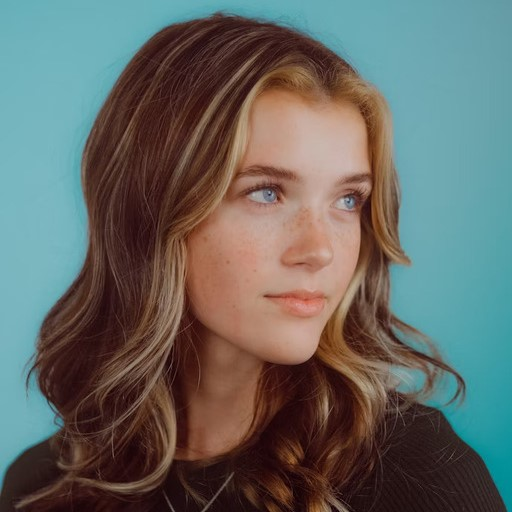
#> input picture HW2/PCA/image.jpg, 512 x 512 px
$ jupyter execute PCA.ipynb
#> lines starting #> are read from the running program, lines starting #| are printed output that depends on the picture; long printed decimals are rounded
<div dir=ltr align=center>

<font color=0F5298 size=7>
Machine Learning <br>
<font color=2565AE size=5>
Computer Engineering Department <br>
Fall 2025 <br>
<font color=3C99D size=5>
    Dimensionality Reduction: Principal Component Analysis<br>
<font color=696880 size=4>
    Prepared by Fatemeh Khojasteh <br>

<font color=696880 size=2>
    Curated by Alireza Mirshafieian

____

# Student Information

[cell 1]
student_number = '402105998'
full_name = 'Faraz Doagooye Tehrani'

# Image Compression with PCA (From Scratch)

## Objective
 The goal of this assignment is to gain a deep understanding of **Principal Component Analysis (PCA)** by implementing it from scratch and applying it to image compression.

## Problem Statement
 Consider a grayscale image. We want to reduce its dimensionality by dividing the image into small "patches" and treating each patch as a data vector.

**Workflow:**
 1.  **Image Preparation:** Load the local image and convert it to grayscale.
 2.  **Patch Extraction:** Divide the image into small squares (e.g., $12 \times 12$). Each patch, when flattened, becomes a vector of dimension $144$.
 3.  **PCA Implementation:** Complete the `PCAFromScratch` class. You must calculate the covariance matrix, find eigenvalues/eigenvectors, and project data into a lower-dimensional space.
 4.  **Compression & Reconstruction:** Project the patches into a lower-dimensional space (e.g., 16 dimensions) and then reconstruct them back to 144 dimensions.
 5.  **Stitching:** Reassemble the reconstructed patches to form the final image.
 6.  **Visualization:** Visualize the top 16 Principal Components (Eigenfaces/Eigenpatches).

## Rules & Constraints
 1.  **No `sklearn`:** You are **NOT** allowed to use `sklearn.decomposition.PCA`. You must implement the logic using `numpy` (functions like `np.cov`, `np.linalg.eig`, `np.linalg.svd` are allowed).
 2.  **Allowed Libraries:** `numpy`, `matplotlib`, `cv2` (or `PIL`).
 3.  **Flexibility:** Your code should handle images that may not be perfectly divisible by the patch size (you should implement cropping logic).

[cell 2]
# Import needed libraries

import numpy as np
import matplotlib.pyplot as plt
from PIL import Image
import os

## Part 1: PCA Class Implementation

 In this section, you must implement the PCA algorithm from scratch.

 **Implementation Steps for `fit`:**
 1. Calculate the mean of the columns.
 2. Center the data ($X - \text{mean}$).
 3. Compute the Covariance Matrix.
 4. Compute Eigenvalues and Eigenvectors.
 5. Sort Eigenvectors by Eigenvalues in descending order.
 6. Store the top `n_components` eigenvectors.

[cell 3]
class PCAFromScratch:
    def __init__(self, n_components):
        """
        n_components: The number of dimensions to keep (k).
        """
        self.n_components = n_components
        self.components = None      # Store the selected eigenvectors (W) here
        self.mean = None            # Store the mean of the training data here

    def fit(self, X):
        """
        X: Input data matrix of shape (n_samples, n_features)
        This method should learn the parameters (mean and eigenvectors).
        """
        self.mean = np.mean(X, axis=0)

        X_centered = X - self.mean
        cov_matrix = np.cov(X_centered, rowvar=False)
        eigenvalues, eigenvectors = np.linalg.eigh(cov_matrix)
        sorted_idx = np.argsort(eigenvalues)[::-1]
        eigenvectors = eigenvectors[:, sorted_idx]
        eigenvalues = eigenvalues[sorted_idx]

        self.components = eigenvectors[:, :self.n_components]
        self.explained_variance_ = eigenvalues[:self.n_components]

        total_variance = np.sum(eigenvalues)
        self.explained_variance_ratio_ = self.explained_variance_ / total_variance


    def transform(self, X):
        """
        Projects X into the lower-dimensional space.
        X: (n_samples, n_features)
        Returns: (n_samples, n_components)
        """
        X_centered = X - self.mean
        X_transformed = X_centered @ self.components
        return X_transformed


    def inverse_transform(self, X_transformed):
        """
        Reconstructs X from the lower-dimensional space.
        X_transformed: (n_samples, n_components)
        Returns: (n_samples, n_features)
        """
        X_reconstructed = X_transformed @ self.components.T + self.mean
        return X_reconstructed

## Part 2: Patch Extraction Logic

 Implement functions to convert an image into a matrix of patches and vice versa.

 *Hint: It is easier to crop the image first so that its dimensions are divisible by the patch size.*

[cell 4]
def get_valid_image_dims(image, patch_size):
    """It crops the image in a way that its dimensions are divisible by the patch size."""
    h, w = image.shape
    ph, pw = patch_size

    new_h = (h // ph)
    new_w = (w // pw)

    new_h *= ph
    new_w *= pw

    return image[:new_h, :new_w]  # Return the cropped image


def image_to_patches(image, patch_size=(12, 12)):
    """
    Input: Image (H, W)
    Output: Tuple of (patches_matrix, valid_image_shape)
            - patches_matrix shape: (N_patches, flattened_patch_size)
            - valid_image_shape: (H_cropped, W_cropped)
    """
    ph, pw = patch_size

    image = get_valid_image_dims(image, patch_size)
    Hc, Wc = image.shape

    nH = Hc // ph
    nW = Wc // pw

    patches = (
        image
        .reshape(nH, ph, nW, pw)
        .transpose(0, 2, 1, 3)
        .reshape(nH * nW, ph * pw)
    )

    return patches, (Hc, Wc)

def patches_to_image(patches, original_shape, patch_size=(12, 12)):
    """
    Input:
        - patches: (N, 144) matrix
        - original_shape: (H, W) of the cropped image
    Output: Reconstructed Image (H, W)
    """
    ph, pw = patch_size
    Hc, Wc = original_shape

    nH = Hc // ph
    nW = Wc // pw

    image = (
        patches
        .reshape(nH, nW, ph, pw)
        .transpose(0, 2, 1, 3)
        .reshape(Hc, Wc)
    )
    return image

## Part 3: Execution Pipeline

 Write the code to execute the PCA pipeline.

 1. Load the image.
 2. Convert image to patches.
 3. Run PCA.
 4. Reconstruct image.
 5. Calculate error.

[cell 5]
# --- 1. Load Image ---
# Ensure 'image.jpg' is in the same directory
IMAGE_PATH = 'image.jpg'

if not os.path.exists(IMAGE_PATH):
    print(f"Warning: {IMAGE_PATH} not found. Generating random noise for testing.")
    original_image = np.random.rand(512, 512) * 255
else:
    img = Image.open(IMAGE_PATH).convert('L') # Convert to Grayscale
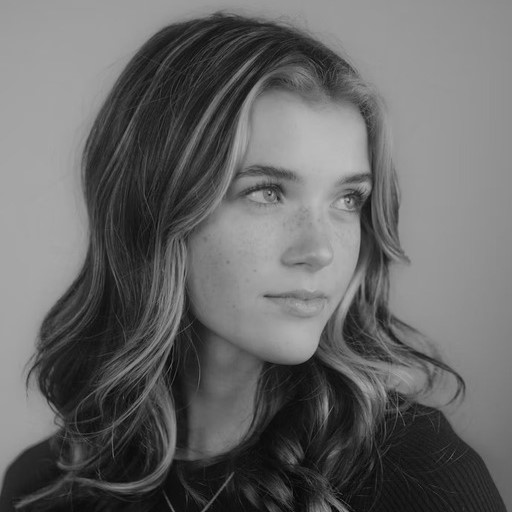
#> img: PIL image 512x512 L; min 5, max 193, mean 102.7
    original_image = np.array(img)

plt.figure(figsize=(6, 6))
plt.title("Original Grayscale Image")
plt.imshow(original_image, cmap='gray')
plt.axis('off')
plt.show()

[cell 6]
# --- 2. Prepare Data ---
PATCH_SIZE = (12, 12)

patches, valid_shape = image_to_patches(original_image, PATCH_SIZE)
#> in get_valid_image_dims, `return image[:new_h, :new_w]`:
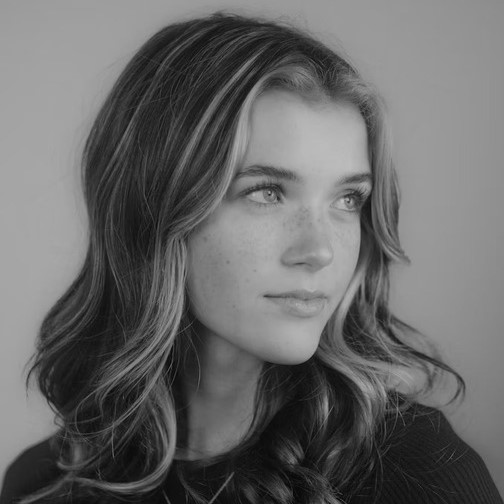
#> returned value: shape (504, 504); min 5, max 193, mean 103.3
#> in image_to_patches, `patches = ( image .reshape(nH, ph, nW, pw) .transpose(0, 2, 1, 3) .res..`:
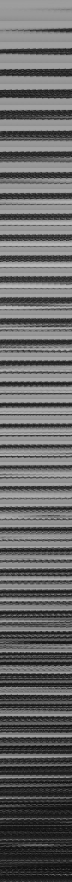
#> patches: shape (1764, 144) (shown at 1/2 size); min 5, max 193, mean 103.3
#> valid_shape = (504, 504)
# patches, valid_shape = ...

print("Original image shape:", original_image.shape)
#| Original image shape: (512, 512)
print("Valid image shape(cropped):", valid_shape)
#| Valid image shape(cropped): (504, 504)
print("Patches matrix shape:", patches.shape)
#| Patches matrix shape: (1764, 144)

[cell 7]
# --- 3. Train PCA ---
N_COMPONENTS = 16

pca = PCAFromScratch(N_COMPONENTS)
pca.fit(patches)
#> in fit, `self.mean = np.mean(X, axis=0)`: self.mean = 144 values, max 105.2 at index 2, min 101.3 at index 140, mean 103.3
#> in fit, `X_centered = X - self.mean`:
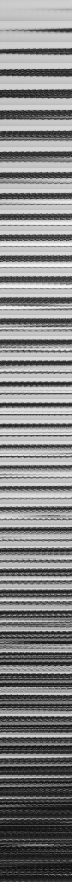
#> X_centered: shape (1764, 144) float64 (shown at 1/2 size); min -99.27, max 90.58, mean 0; drawn with min black and max white
#> in fit, `cov_matrix = np.cov(X_centered, rowvar=False)`:
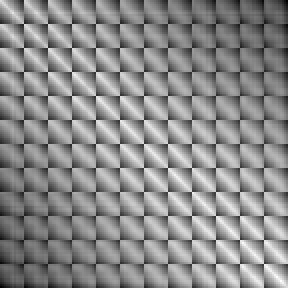
#> cov_matrix: shape (144, 144) float64 (shown 2 times larger); min 2294.3, max 2837.8, mean 2591.3; drawn with min black and max white
#> in fit, `eigenvalues, eigenvectors = np.linalg.eigh(cov_matrix)`:
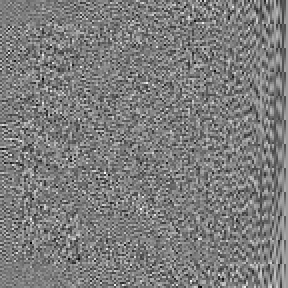
#> eigenvectors: shape (144, 144) float64 (shown 2 times larger); min -0.325, max 0.337, mean 0.000575; drawn with min black and max white
#> in fit, `eigenvalues, eigenvectors = np.linalg.eigh(cov_matrix)`: eigenvalues = 144 values from 1.22 to 373209.2
#> in fit, `sorted_idx = np.argsort(eigenvalues)[::-1]`: sorted_idx = 144 values, max 143 at index 0, min 0 at index 143, mean 71.5
#> in fit, `eigenvectors = eigenvectors[:, sorted_idx]`:
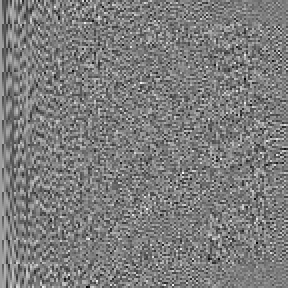
#> eigenvectors: shape (144, 144) float64 (shown 2 times larger); min -0.325, max 0.337, mean 0.000575; drawn with min black and max white
#> in fit, `eigenvalues = eigenvalues[sorted_idx]`: eigenvalues = 144 values, max 373209.2 at index 0, min 1.22 at index 143, mean 2777.9
#> in fit, `self.explained_variance_ = eigenvalues[:self.n_components]`: self.explained_variance_ = [373209.2, 9224.5, 5203.8, 2342.9, 1372.2, 1000.6, 925.9, 593.3, 507, 467.5, 346.4, 283.8, 274.4, 219.1, 205.8, 192.1]
#> in fit, `total_variance = np.sum(eigenvalues)`: total_variance = 400021.8
#> in fit, `self.explained_variance_ratio_ = self.explained_variance_ / total_vari..`: self.explained_variance_ratio_ = [0.933, 0.0231, 0.013, 0.00586, 0.00343, 0.0025, 0.00231, 0.00148, 0.00127, 0.00117, 0.000866, 0.00071, 0.000686, 0.000548, 0.000514, 0.00048]

explained = np.sum(pca.explained_variance_ratio_) * 100
#> explained = 99.09
print(f"Explained Variance Ratio (Top {N_COMPONENTS}): {explained:.2f}%")
#| Explained Variance Ratio (Top 16): 99.09%

[cell 8]
# --- 4. Compress & Reconstruct ---

compressed = pca.transform(patches)
reconstructed_patches = pca.inverse_transform(compressed)
#> in inverse_transform, `X_reconstructed = X_transformed @ self.components.T + self.mean`:
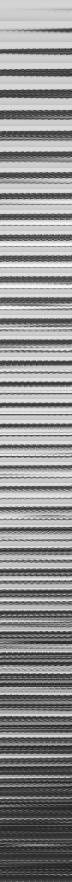
#> X_reconstructed: shape (1764, 144) float64 (shown at 1/2 size); min -13.36, max 191.7, mean 103.3; drawn with min black and max white
print("Compressed shape:", compressed.shape)
#| Compressed shape: (1764, 16)
print("Reconstructed patches shape:", reconstructed_patches.shape)
#| Reconstructed patches shape: (1764, 144)

[cell 9]
# --- 5. Reassemble Image ---

reconstructed_image = patches_to_image( reconstructed_patches, valid_shape, PATCH_SIZE)
#> in patches_to_image, `Hc, Wc = original_shape`: Hc = 504
#> in patches_to_image, `nH = Hc // ph`: nH = 42
#> in patches_to_image, `image = ( patches .reshape(nH, nW, ph, pw) .transpose(0, 2, 1, 3) .res..`:
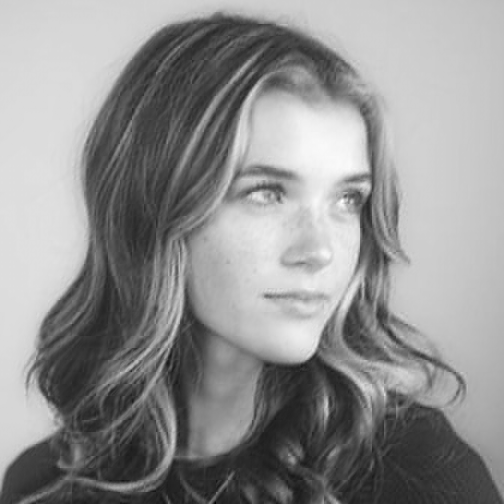
#> image: shape (504, 504) float64; min -13.36, max 191.7, mean 103.3; drawn with min black and max white

original_cropped = get_valid_image_dims(original_image, PATCH_SIZE)

mse = np.mean((original_cropped - reconstructed_image) ** 2)
#> mse = 25.36
print(f"Reconstruction MSE: {mse}")
#| Reconstruction MSE: 25.356

## Part 4: Visualization

 Visualize the results and the learned features.

[cell 10]
# --- 6. Plot Original vs Reconstructed ---

plt.figure(figsize=(12, 6))

plt.subplot(1, 2, 1)
plt.title("Original (Image)")
plt.imshow(original_cropped, cmap='gray')
plt.axis('off')

plt.subplot(1, 2, 2)
plt.title(f"Reconstructed({N_COMPONENTS} components)\nMSE: {mse:.1f}")
plt.imshow(reconstructed_image, cmap='gray')
plt.axis('off')

plt.show()

## 1. Quality Comparison (Reconstruction Quality)

In the image above, you can see the original image next to the reconstructed one.

* **Interpretation:** The image on the right has been reconstructed using only **16 components**. Even though the data dimensions have been reduced by 9 times (from 144 features per patch to 16 features), the image is still easily recognizable.
* **Quality Loss:** If you look closely, the reconstructed image appears slightly "blurry," and high-frequency details (such as very fine textures on the hat or hair) have been removed. This is the price we pay for compression.
* **MSE:** The MSE (Mean Squared Error) value indicates the average squared error between the original and reconstructed pixels.

[cell 11]
ph, pw = PATCH_SIZE
components = pca.components

plt.figure(figsize=(10, 10))

for i in range(N_COMPONENTS):
    eigenpatch = components[:, i].reshape(ph, pw)

    plt.subplot(4, 4, i + 1)
    plt.imshow(eigenpatch, cmap='gray')
    plt.title(f"PC {i+1}")
    plt.axis('off')

plt.suptitle("Top 16 Learned Filters (Eigenpatches)", fontsize=16)
plt.show()
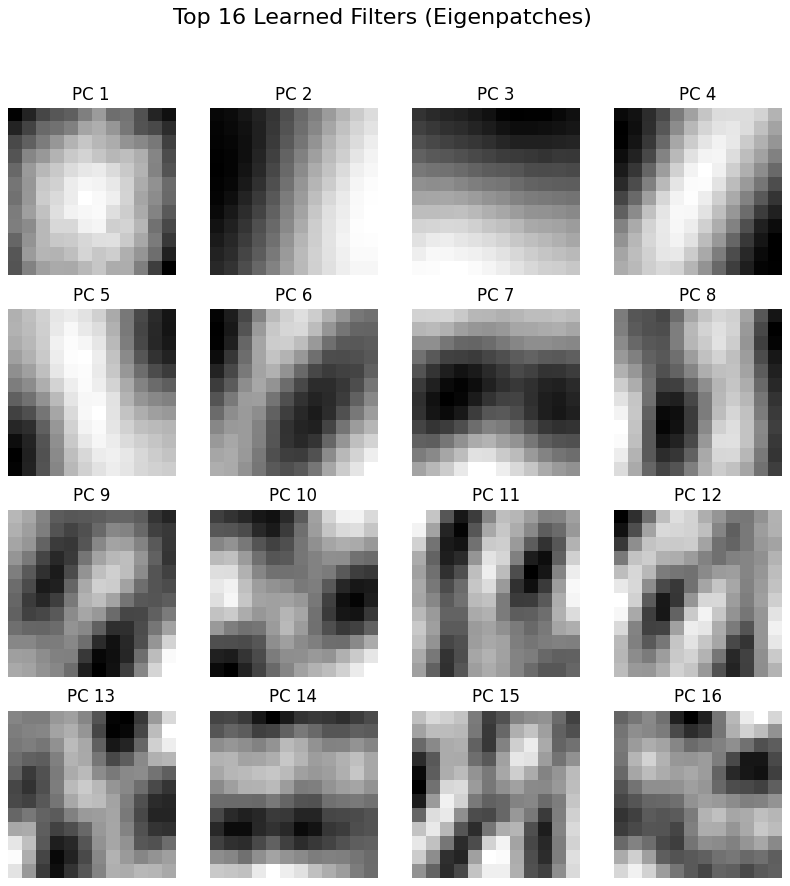
#> figure drawn by matplotlib, 16 panels
